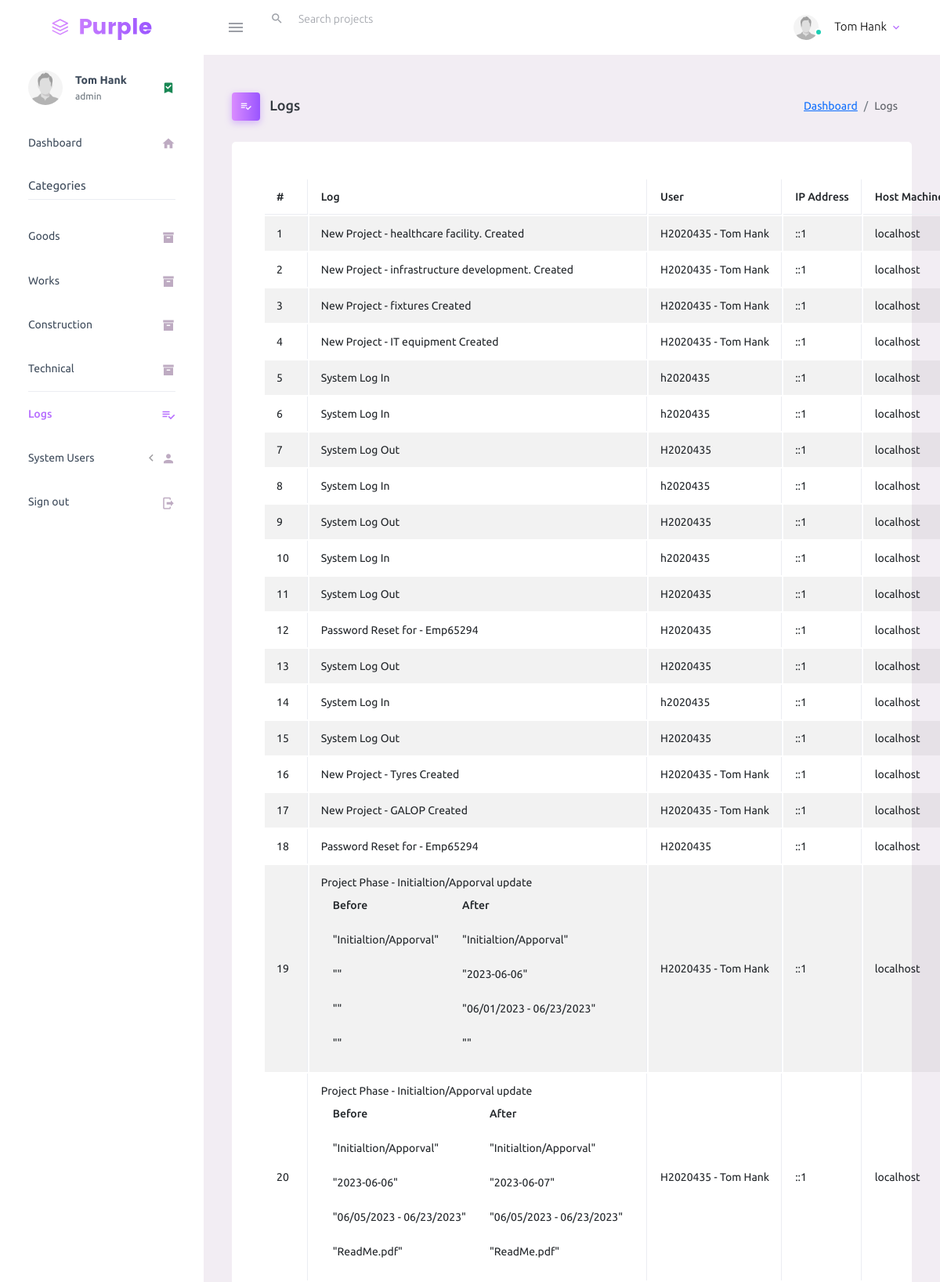
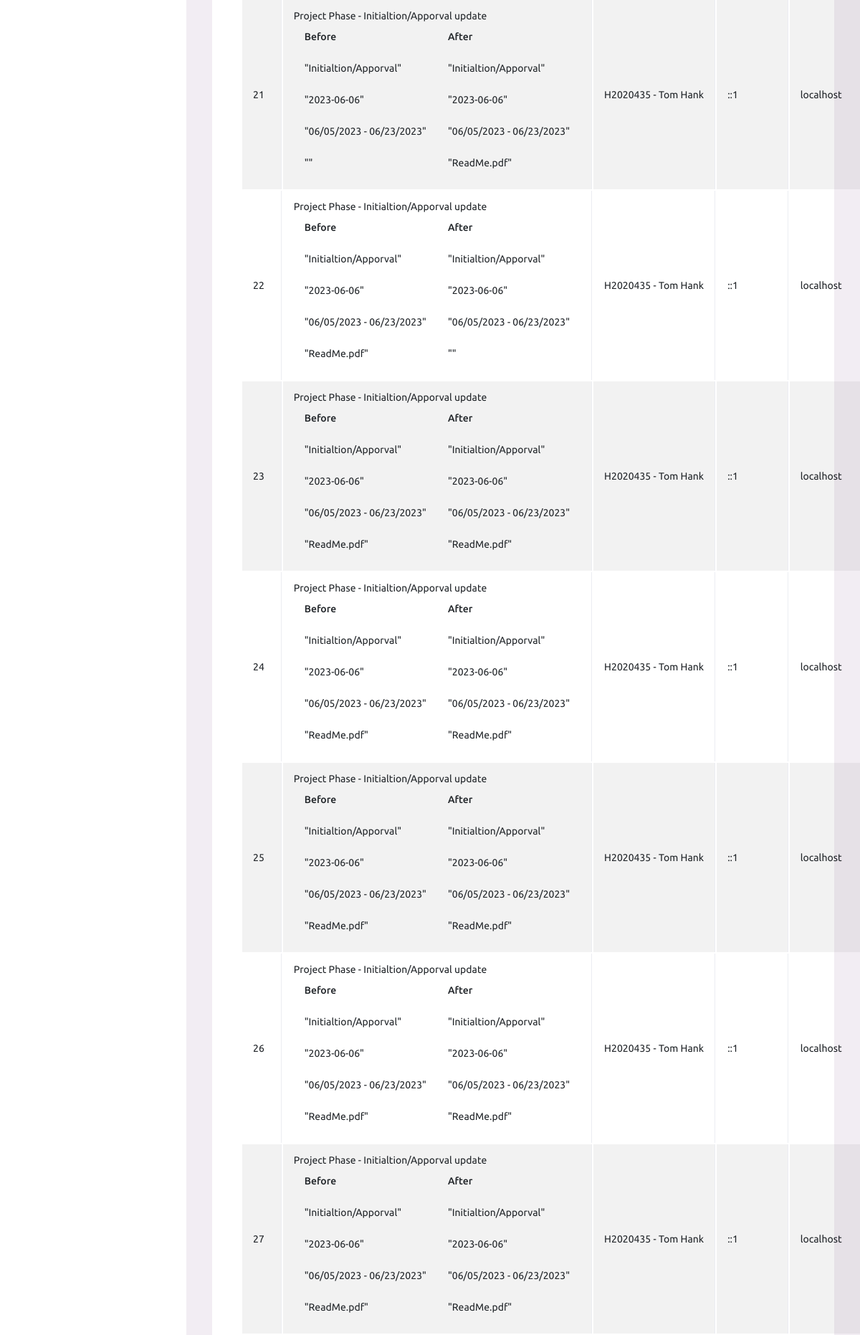
The page /logs.php (signed in, upper part) on the database its author committed (2 pictures, top to bottom).
### tables this page shows
CREATE TABLE `users_table` (
  `user_id` int(5) NOT NULL,
  `emp_id` text NOT NULL,
  `password` varchar(100) NOT NULL,
  `user_type` text NOT NULL,
  `status` tinyint(1) DEFAULT 0,
  `CreatedOn` date NOT NULL DEFAULT current_timestamp(),
  `CreatedBy` text NOT NULL,
  `deleted_on` date NOT NULL DEFAULT current_timestamp(),
  `deleted_by` text NOT NULL,
  `full_name` text NOT NULL,
  `photo` text NOT NULL
);

CREATE TABLE `history_log` (
  `log_id` int(11) NOT NULL,
  `emp_id` text NOT NULL,
  `action` text NOT NULL,
  `ip` text NOT NULL,
  `host` text NOT NULL,
  `created_at` datetime NOT NULL DEFAULT current_timestamp()
);

### inc/session.php (called while the page is built, shortened)
<?php
	include 'conn.php';
	$sql = "SELECT * FROM users_table WHERE emp_id = '".$_SESSION['user']."'";
	$query = $conn->query($sql);
	$user = $query->fetch_assoc();
?>

### logs.php (the view, shortened to what this page needs)
<?php include 'inc/session.php'; ?>
<?php include 'inc/header.php'; ?>
<body>
    <div class="container-scroller">
        <?php include 'inc/menubar.php'; ?>
        <div class="container-fluid page-body-wrapper">
            <?php include 'inc/sidebar.php'; ?>
            <div class="main-panel">
                <div class="content-wrapper">
                    <div class="page-header">
                        <h3 class="page-title">
                            <span class="page-title-icon bg-gradient-primary text-white me-2">
                                <i class="mdi mdi-playlist-check"></i>
                            </span> Logs
                        </h3>
                        <nav aria-label="breadcrumb">
                            <ol class="breadcrumb">
                                <li class="breadcrumb-item"><a href="dashboard.php">Dashboard</a></li>
                                <li class="breadcrumb-item active" aria-current="page">Logs</li>
                            </ol>
                        </nav>
                    </div>
                    <div class="row">
                        <div class="col-md-12 grid-margin stretch-card">
                            <div class="card">
                                <div class="card-body">
                                    <table id="example1" class="table table-bordered table-hover table-striped">
                                        <thead>
                                            <th>#</th>
                                            <th>Log</th>
                                            <th>User</th>
                                            <th>IP Address</th>
                                            <th>Host Machine</th>
                                        </thead>
                                        <tbody>
                                            <?php
                                            $sql =  "SELECT * FROM history_log ORDER BY created_at DESC";
                                            $query = $conn->query($sql);
                                            $i = 1;
                                            while ($row = $query->fetch_assoc()) {
                                            ?>
                                                <tr>
                                                    <td><?= $i; ?></td>
                                                    <td><?= $row['action']; ?></td>
                                                    <td><?= $row['emp_id']; ?></td>
                                                    <td><?= $row['ip']; ?></td>
                                                    <td><?= $row['host']; ?></td>
                                                </tr>
                                            <?php $i++;
                                            }
                                            ?>
                                        </tbody>
                                    </table>
                                </div>
                            </div>
                        </div>
                    </div>
                </div>
            </div>
        </div>
    </div>
</body>
</html>

### inc/menubar.php (shortened to what this page needs)
<nav class="navbar default-layout-navbar col-lg-12 col-12 p-0 fixed-top d-flex flex-row">
  <div class="text-center navbar-brand-wrapper d-flex align-items-center justify-content-center">
    <a class="navbar-brand brand-logo" href="dashboard.php"><img src="assets/images/logo.svg" alt="logo" /></a>
  </div>
  <div class="navbar-menu-wrapper d-flex align-items-stretch">
    <button class="navbar-toggler navbar-toggler align-self-center" type="button" data-toggle="minimize">
      <span class="mdi mdi-menu"></span>
    </button>
    <div class="search-field d-none d-md-block">
      <form class="d-flex align-items-center h-100" action="#">
        <div class="input-group">
          <div class="input-group-prepend bg-transparent">
            <i class="input-group-text border-0 mdi mdi-magnify"></i>
          </div>
          <input type="text" class="form-control bg-transparent border-0" placeholder="Search projects">
        </div>
      </form>
    </div>
    <ul class="navbar-nav navbar-nav-right">
      <li class="nav-item nav-profile dropdown">
        <a class="nav-link dropdown-toggle" id="profileDropdown" href="#" data-bs-toggle="dropdown" aria-expanded="false">
          <div class="nav-profile-img">
            <img src="<?php echo (!empty($user['photo'])) ? 'uploads/images/'.$user['photo'] : 'assets/images/profile.jpg'; ?>" alt="image">
            <span class="availability-status online"></span>
          </div>
          <div class="nav-profile-text">
            <p class="mb-1 text-black"><?php echo $user['full_name']; ?></p>
          </div>
        </a>
      </li>
    </ul>
  </div>
</nav>

### inc/sidebar.php (shortened to what this page needs)
<nav class="sidebar sidebar-offcanvas" id="sidebar">
  <ul class="nav sidebar-menu">
    <li class="nav-item nav-profile">
      <a href="#" class="nav-link">
        <div class="nav-profile-image">
          <img src="<?php echo (!empty($user['photo'])) ? 'uploads/images/'.$user['photo'] : 'assets/images/profile.jpg'; ?>" alt="profile">
        </div>
        <div class="nav-profile-text d-flex flex-column">
          <span class="font-weight-bold mb-2"><?php echo $user['full_name']; ?></span>
          <span class="text-secondary text-small"><?php echo $user['user_type']; ?></span>
        </div>
        <i class="mdi mdi-bookmark-check text-success nav-profile-badge"></i>
      </a>
    </li>
    <li class="nav-item">
      <a class="nav-link" href="dashboard.php">
        <span class="menu-title">Dashboard</span>
        <i class="mdi mdi-home menu-icon"></i>
      </a>
    </li>
    <li class="nav-item sidebar-actions" style="margin-top: 0;">
      <span class="nav-link">
        <div class="border-bottom">
          <h6 class="font-weight-normal mb-2">Categories</h6>
        </div>
      </span>
    </li>
    <li class="nav-item">
      <a class="nav-link" href="goods.php?id=<?= base64_encode(1)?>&page=<?= base64_encode('goods.php')?>">
        <span class="menu-title">Goods</span>
        <i class="mdi mdi-archive menu-icon"></i>
      </a>
    </li>
    <li class="nav-item">
      <a class="nav-link" href="works.php?id=<?= base64_encode(2)?>&page=<?= base64_encode('works.php')?>">
        <span class="menu-title">Works</span>
        <i class="mdi mdi-archive menu-icon"></i>
      </a>
    </li>
    <li class="nav-item">
      <a class="nav-link" href="normalServices.php?id=<?= base64_encode(3)?>&page=<?= base64_encode('normalServices.php')?>">
        <span class="menu-title">Construction</span>
        <i class="mdi mdi-archive menu-icon"></i>
      </a>
    </li>
    <li class="nav-item">
      <a class="nav-link border-bottom" href="technical.php?id=<?= base64_encode(4)?>&page=<?= base64_encode('technical.php')?>">
        <span class="menu-title">Technical</span>
        <i class="mdi mdi-archive menu-icon"></i>
      </a>
    </li>
    <li class="nav-item">
      <a class="nav-link" href="logs.php">
        <span class="menu-title">Logs</span>
        <i class="mdi mdi-playlist-check menu-icon"></i>
      </a>
    </li>
    <li class="nav-item">
      <a class="nav-link" data-bs-toggle="collapse" href="#ui-basic" aria-expanded="false" aria-controls="ui-basic">
        <span class="menu-title">System Users</span>
        <i class="menu-arrow"></i>
        <i class="mdi mdi-account menu-icon"></i>
      </a>
    </li>
    <li class="nav-item">
      <a class="nav-link" href="process/logout.php">
        <span class="menu-title">Sign out</span>
        <i class="mdi mdi-logout menu-icon"></i>
      </a>
    </li>
  </ul>
</nav>

### rows shown on the page
users_table: full_name "Tom Hank", user_type "admin"
history_log: action "New Project - healthcare facility. Created", emp "H2020435 - Tom Hank", ip "::1", host "localhost"
history_log: action "New Project - infrastructure development. Created", emp "H2020435 - Tom Hank", ip "::1", host "localhost"
history_log: action "New Project - fixtures Created", emp "H2020435 - Tom Hank", ip "::1", host "localhost"
history_log: action "New Project - IT equipment Created", emp "H2020435 - Tom Hank", ip "::1", host "localhost"
history_log: action "System Log In", emp "h2020435", ip "::1", host "localhost"
history_log: action "System Log In", emp "h2020435", ip "::1", host "localhost"
history_log: action "System Log Out", emp "H2020435", ip "::1", host "localhost"
history_log: action "System Log In", emp "h2020435", ip "::1", host "localhost"
history_log: action "System Log Out", emp "H2020435", ip "::1", host "localhost"
history_log: action "System Log In", emp "h2020435", ip "::1", host "localhost"
history_log: action "System Log Out", emp "H2020435", ip "::1", host "localhost"
history_log: action "Password Reset for - Emp65294", emp "H2020435", ip "::1", host "localhost"
history_log: action "System Log Out", emp "H2020435", ip "::1", host "localhost"
history_log: action "System Log In", emp "h2020435", ip "::1", host "localhost"
history_log: action "System Log Out", emp "H2020435", ip "::1", host "localhost"
history_log: action "New Project - Tyres Created", emp "H2020435 - Tom Hank", ip "::1", host "localhost"
history_log: action "New Project - GALOP Created", emp "H2020435 - Tom Hank", ip "::1", host "localhost"
history_log: action "Password Reset for - Emp65294", emp "H2020435", ip "::1", host "localhost"
history_log: action "Project Phase - Initialtion/Apporval update Before After \"Initialtion/Apporval\" \"Initialtion/Apporval\" \"\" \"2023-06-06\" \"\" \"06/01/2023 - 06/23/2023\" \"\" \"\"", emp "H2020435 - Tom Hank", ip "::1", host "localhost"
history_log: action "Project Phase - Initialtion/Apporval update Before After \"Initialtion/Apporval\" \"Initialtion/Apporval\" \"2023-06-06\" \"2023-06-07\" \"06/05/2023 - 06/23/2023\" \"06/05/2023 - 06/23/2023\" \"ReadMe.pdf\" \"ReadMe.pdf\"", emp "H2020435 - Tom Hank", ip "::1", host "localhost"
history_log: action "Project Phase - Initialtion/Apporval update Before After \"Initialtion/Apporval\" \"Initialtion/Apporval\" \"2023-06-06\" \"2023-06-06\" \"06/05/2023 - 06/23/2023\" \"06/05/2023 - 06/23/2023\" \"\" \"ReadMe.pdf\"", emp "H2020435 - Tom Hank", ip "::1", host "localhost"
history_log: action "Project Phase - Initialtion/Apporval update Before After \"Initialtion/Apporval\" \"Initialtion/Apporval\" \"2023-06-06\" \"2023-06-06\" \"06/05/2023 - 06/23/2023\" \"06/05/2023 - 06/23/2023\" \"ReadMe.pdf\" \"\"", emp "H2020435 - Tom Hank", ip "::1", host "localhost"
history_log: action "Project Phase - Initialtion/Apporval update Before After \"Initialtion/Apporval\" \"Initialtion/Apporval\" \"2023-06-06\" \"2023-06-06\" \"06/05/2023 - 06/23/2023\" \"06/05/2023 - 06/23/2023\" \"ReadMe.pdf\" \"ReadMe.pdf\"", emp "H2020435 - Tom Hank", ip "::1", host "localhost"
history_log: action "Project Phase - Initialtion/Apporval update Before After \"Initialtion/Apporval\" \"Initialtion/Apporval\" \"2023-06-06\" \"2023-06-06\" \"06/05/2023 - 06/23/2023\" \"06/05/2023 - 06/23/2023\" \"ReadMe.pdf\" \"ReadMe.pdf\"", emp "H2020435 - Tom Hank", ip "::1", host "localhost"
history_log: action "Project Phase - Initialtion/Apporval update Before After \"Initialtion/Apporval\" \"Initialtion/Apporval\" \"2023-06-06\" \"2023-06-06\" \"06/05/2023 - 06/23/2023\" \"06/05/2023 - 06/23/2023\" \"ReadMe.pdf\" \"ReadMe.pdf\"", emp "H2020435 - Tom Hank", ip "::1", host "localhost"
history_log: action "Project Phase - Initialtion/Apporval update Before After \"Initialtion/Apporval\" \"Initialtion/Apporval\" \"2023-06-06\" \"2023-06-06\" \"06/05/2023 - 06/23/2023\" \"06/05/2023 - 06/23/2023\" \"ReadMe.pdf\" \"ReadMe.pdf\"", emp "H2020435 - Tom Hank", ip "::1", host "localhost"
history_log: action "Project Phase - Initialtion/Apporval update Before After \"Initialtion/Apporval\" \"Initialtion/Apporval\" \"2023-06-06\" \"2023-06-06\" \"06/05/2023 - 06/23/2023\" \"06/05/2023 - 06/23/2023\" \"ReadMe.pdf\" \"ReadMe.pdf\"", emp "H2020435 - Tom Hank", ip "::1", host "localhost"
